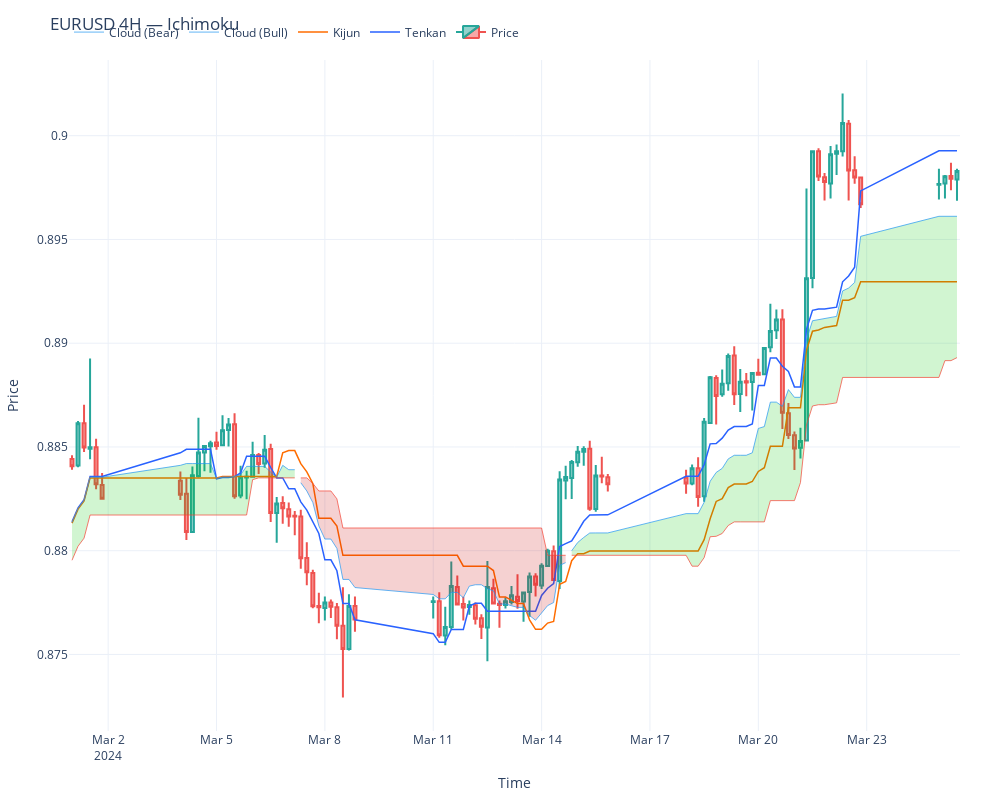

Source (notebook cell):
### Code cell
fig = plot_ichimoku(
    df[250:350],
    title="EURUSD 4H — Ichimoku",
    kijun_periods=26,
    shift_cloud_forward=False,   # True for classic look
    show_chikou=True,
    show_atr=False,
    cloud_eps=None  # or a value like 1e-5
)
fig.show()
